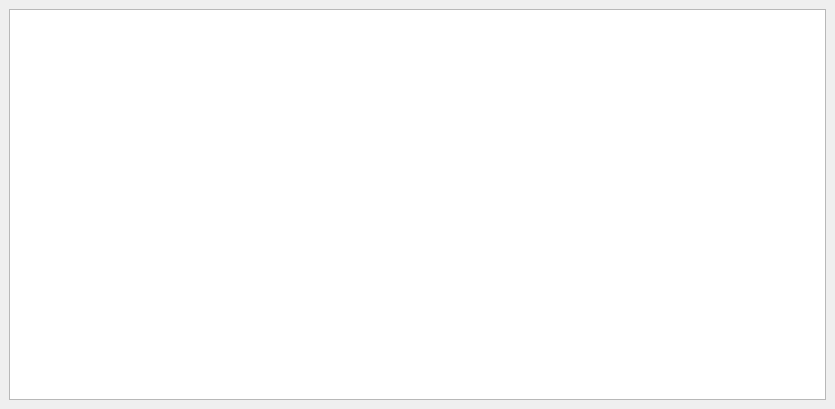
<?xml version="1.0" encoding="UTF-8"?>
<ui version="4.0">
 <class>JournalWindow</class>
 <widget class="QMainWindow" name="JournalWindow">
  <property name="geometry">
   <rect>
    <x>0</x>
    <y>0</y>
    <width>835</width>
    <height>409</height>
   </rect>
  </property>
  <property name="windowTitle">
   <string>MainWindow</string>
  </property>
  <property name="styleSheet">
   <string notr="true">QWidget[objectName=&quot;centralwidget&quot;] { background-color: white; }
QTableWidget[objectName=&quot;table&quot;] { border: 1px solid black; }</string>
  </property>
  <widget class="QWidget" name="centralwidget">
   <layout class="QHBoxLayout" name="horizontalLayout">
    <item>
     <widget class="QTableView" name="table"/>
    </item>
   </layout>
  </widget>
 </widget>
 <resources/>
 <connections/>
</ui>
